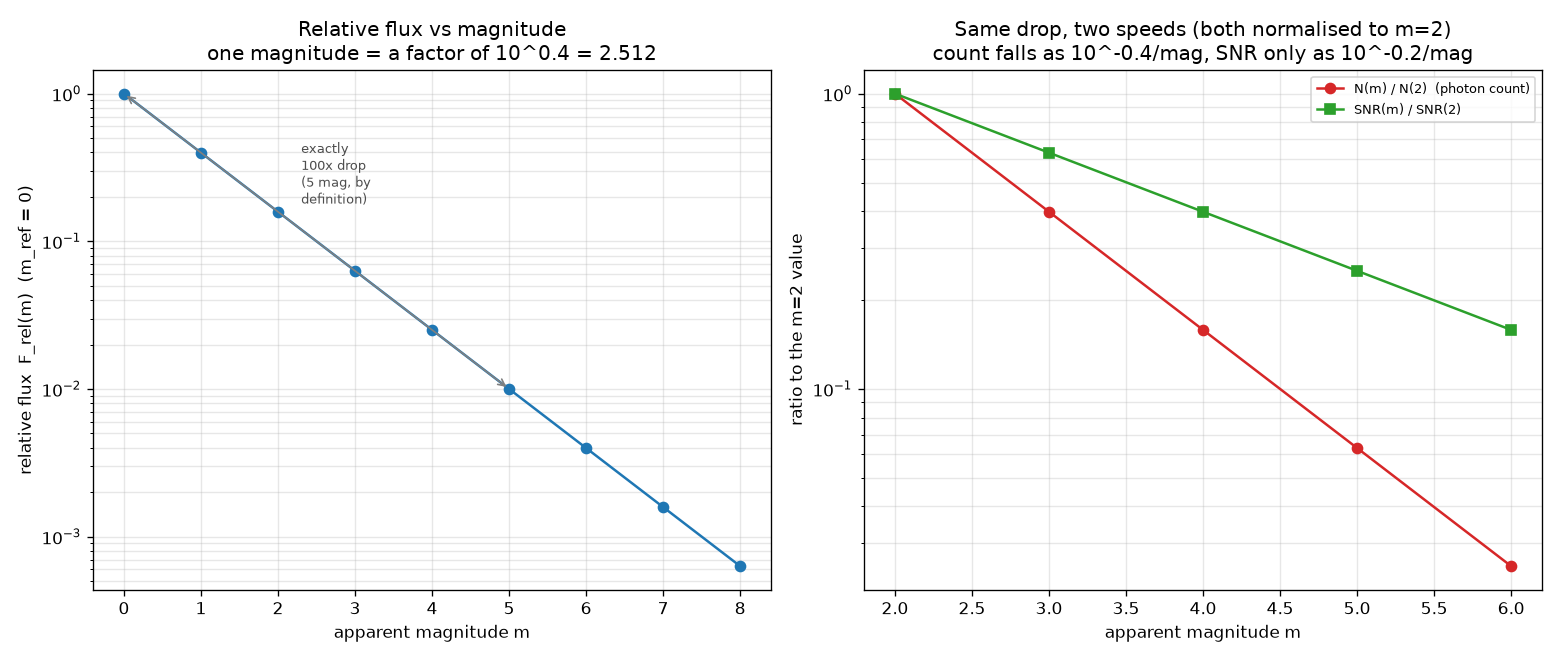

Source code (Python):
"""module-9 -- magnitude_flux.py  (Computational Exercise: Magnitude -> Relative Photon Flux)

The magnitude system is logarithmic, and Pogson's ratio fixes the base: a
difference of exactly 5 magnitudes is defined to be exactly a factor of 100
in flux, so one magnitude is a factor of 100^(1/5) = 10^0.4 = 2.512:

    relative_flux(m, m_ref) = 10 ^ ( -0.4 (m - m_ref) )

Fainter objects have LARGER m and SMALLER flux -- the minus sign is the whole
reason the magnitude scale feels backwards until you've used it a few times.

Then the connection to Module 9 (real detectors looking at a real sky): flux
ratios ARE photon-count ratios, because a detector counts photons in
proportion to the flux it receives. If a magnitude-2 star gives an expected
count N2, a magnitude-m star gives

    N(m) = N2 * relative_flux(m, reference_magnitude=2)

and if the detector is photon-noise-limited (Poisson statistics), the
signal-to-noise ratio SNR = sqrt(N) falls off HALF as fast, in log terms,
as the flux itself: a 1-magnitude-fainter star costs a factor of 10^0.4 in
photons but only 10^0.2 in SNR.
"""

import numpy as np
import matplotlib.pyplot as plt


def relative_flux(magnitude, reference_magnitude=0.0):
    """F_rel = 10^(-0.4 (m - m_ref)) -- flux relative to an arbitrary reference."""
    m = np.asarray(magnitude, dtype=float)
    return 10.0 ** (-0.4 * (m - reference_magnitude))


def main():
    mags = np.arange(0, 9)
    flux = relative_flux(mags)             # reference_magnitude=0 (default)

    print("=" * 74)
    print("MAGNITUDE -> RELATIVE PHOTON FLUX")
    print("=" * 74)
    print("relative_flux(m) = 10^(-0.4 m),  reference m_ref = 0")
    print()
    print(f"{'m':>3} {'F_rel':>12} {'F_rel(m)/F_rel(m-1)':>22}")
    for i, m in enumerate(mags):
        ratio = f"{flux[i]/flux[i-1]:.5f}" if i > 0 else "--"
        print(f"{m:>3} {flux[i]:>12.6f} {ratio:>22}")
    print()
    print(f"per-magnitude ratio is constant: 10^-0.4 = {10**-0.4:.6f}")
    print(f"check: F_rel(5)/F_rel(0) = {flux[5]/flux[0]:.6f}  "
          f"(Pogson's ratio: 5 mag is defined to be exactly 100x)")
    print()

    # ---- connect to Module 9: a real detector counting real photons -----
    N2 = 10_000.0                                   # expected counts at m=2
    connect_mags = np.array([2, 3, 4, 5, 6])
    N = N2 * relative_flux(connect_mags, reference_magnitude=2)
    SNR = np.sqrt(N)                                # photon-noise-limited

    print("Connecting to Module 9: a magnitude-2 star gives an expected "
          f"count N2 = {N2:.0f} photons.")
    print(f"{'m':>3} {'N(m) = N2*F_rel':>16} {'SNR = sqrt(N)':>14} "
          f"{'SNR(m)/SNR(m-1)':>16}")
    for i, m in enumerate(connect_mags):
        ratio = f"{SNR[i]/SNR[i-1]:.5f}" if i > 0 else "--"
        print(f"{m:>3} {N[i]:>16.2f} {SNR[i]:>14.3f} {ratio:>16}")
    print()
    print(f"flux drops by 10^-0.4 = {10**-0.4:.4f} per magnitude;")
    print(f"SNR drops by only sqrt of that, 10^-0.2 = {10**-0.2:.4f} per "
          f"magnitude, because SNR = sqrt(N) and sqrt halves the log-slope.")
    print("Stellar magnitude has become exactly what a real observation plan")
    print("cares about: how many photons land, and how noisy the resulting")
    print("measurement is -- not just 'how bright does it look.'")
    print("=" * 74)

    _plot(mags, flux, connect_mags, N, SNR)


def _plot(mags, flux, connect_mags, N, SNR):
    fig, (ax1, ax2) = plt.subplots(1, 2, figsize=(13, 5.5))

    ax1.semilogy(mags, flux, "o-", color="tab:blue")
    ax1.annotate("", xy=(5, flux[5]), xytext=(0, flux[0]),
                 arrowprops=dict(arrowstyle="<->", color="grey", lw=1))
    ax1.text(2.3, 0.18, "exactly\n100x drop\n(5 mag, by\ndefinition)",
             fontsize=8, color="0.3")
    ax1.set_xlabel("apparent magnitude m")
    ax1.set_ylabel("relative flux  F_rel(m)  (m_ref = 0)")
    ax1.set_title("Relative flux vs magnitude\n"
                  "one magnitude = a factor of 10^0.4 = 2.512")
    ax1.grid(True, which="both", alpha=0.3)

    # both normalised to their m=2 value and put on ONE log axis, so the
    # different slopes are directly, honestly comparable (a dual-axis plot
    # with independently auto-scaled axes would hide this)
    ax2.semilogy(connect_mags, N / N[0], "o-", color="tab:red",
                 label="N(m) / N(2)  (photon count)")
    ax2.semilogy(connect_mags, SNR / SNR[0], "s-", color="tab:green",
                 label="SNR(m) / SNR(2)")
    ax2.set_xlabel("apparent magnitude m")
    ax2.set_ylabel("ratio to the m=2 value")
    ax2.set_title("Same drop, two speeds (both normalised to m=2)\n"
                  "count falls as 10^-0.4/mag, SNR only as 10^-0.2/mag")
    ax2.legend(loc="upper right", fontsize=8)
    ax2.grid(True, which="both", alpha=0.3)

    fig.tight_layout()
    fig.savefig("magnitude_flux.png", dpi=120)


if __name__ == "__main__":
    main()
    plt.show()
